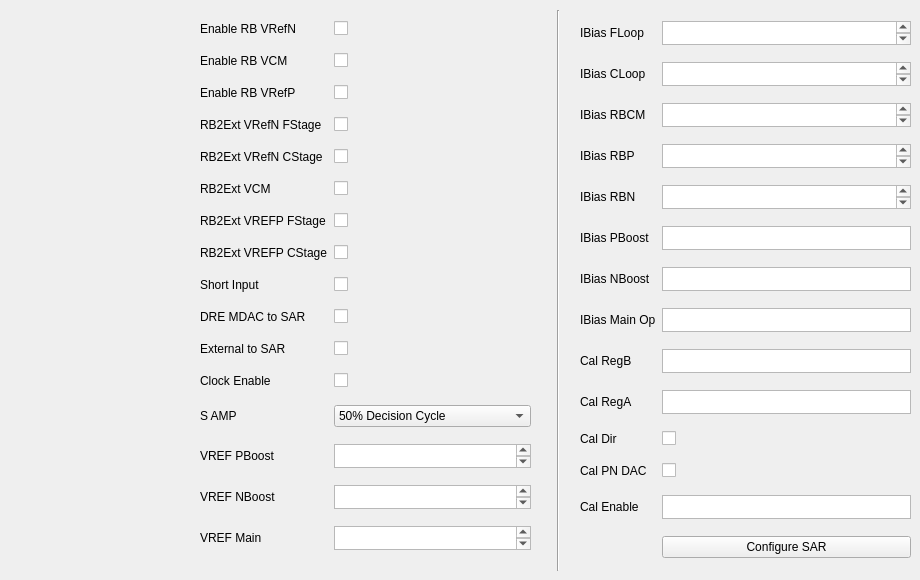
            <widget class="QWidget" name="channel1SARTab_2">
             <attribute name="title">
              <string>SAR</string>
             </attribute>
             <widget class="QWidget" name="gridLayoutWidget_31">
              <property name="geometry">
               <rect>
                <x>200</x>
                <y>10</y>
                <width>331</width>
                <height>561</height>
               </rect>
              </property>
              <layout class="QGridLayout" name="ch2SarGridLayout_5">
               <item row="11" column="0">
                <widget class="QLabel" name="label_75">
                 <property name="maximumSize">
                  <size>
                   <width>16777215</width>
                   <height>20</height>
                  </size>
                 </property>
                 <property name="text">
                  <string>Clock Enable</string>
                 </property>
                </widget>
               </item>
               <item row="13" column="0">
                <widget class="QLabel" name="label_76">
                 <property name="maximumSize">
                  <size>
                   <width>16777215</width>
                   <height>20</height>
                  </size>
                 </property>
                 <property name="text">
                  <string>VREF PBoost</string>
                 </property>
                </widget>
               </item>
               <item row="10" column="0">
                <widget class="QLabel" name="label_77">
                 <property name="maximumSize">
                  <size>
                   <width>16777215</width>
                   <height>20</height>
                  </size>
                 </property>
                 <property name="text">
                  <string>External to SAR</string>
                 </property>
                </widget>
               </item>
               <item row="9" column="1">
                <widget class="QCheckBox" name="coluta13ch2DREMDACToSARBox">
                 <property name="text">
                  <string/>
                 </property>
                </widget>
               </item>
               <item row="4" column="1">
                <widget class="QCheckBox" name="coluta13ch2RB2EXTVREFNCStageBox">
                 <property name="text">
                  <string/>
                 </property>
                </widget>
               </item>
               <item row="0" column="1">
                <widget class="QCheckBox" name="coluta13ch2ENRBVREFNBox">
                 <property name="text">
                  <string/>
                 </property>
                </widget>
               </item>
               <item row="0" column="0">
                <widget class="QLabel" name="coluta13ch2DATATXDriveStrength_6">
                 <property name="text">
                  <string>Enable RB VRefN</string>
                 </property>
                </widget>
               </item>
               <item row="3" column="1">
                <widget class="QCheckBox" name="coluta13ch2RB2EXTVREFNFStageBox">
                 <property name="text">
                  <string/>
                 </property>
                </widget>
               </item>
               <item row="3" column="0">
                <widget class="QLabel" name="RB2Ext_3">
                 <property name="text">
                  <string>RB2Ext VRefN FStage</string>
                 </property>
                </widget>
               </item>
               <item row="2" column="0">
                <widget class="QLabel" name="coluta13ch2DATAMUXSelect_5">
                 <property name="text">
                  <string>Enable RB VRefP</string>
                 </property>
                </widget>
               </item>
               <item row="6" column="0">
                <widget class="QLabel" name="label_138">
                 <property name="maximumSize">
                  <size>
                   <width>16777215</width>
                   <height>20</height>
                  </size>
                 </property>
                 <property name="text">
                  <string>RB2Ext VREFP FStage</string>
                 </property>
                </widget>
               </item>
               <item row="5" column="0">
                <widget class="QLabel" name="label_139">
                 <property name="maximumSize">
                  <size>
                   <width>16777215</width>
                   <height>20</height>
                  </size>
                 </property>
                 <property name="text">
                  <string>RB2Ext VCM</string>
                 </property>
                </widget>
               </item>
               <item row="5" column="1">
                <widget class="QCheckBox" name="coluta13ch2RB2EXTVCMBox">
                 <property name="text">
                  <string/>
                 </property>
                </widget>
               </item>
               <item row="15" column="0">
                <widget class="QLabel" name="label_78">
                 <property name="maximumSize">
                  <size>
                   <width>16777215</width>
                   <height>20</height>
                  </size>
                 </property>
                 <property name="text">
                  <string>VREF Main</string>
                 </property>
                </widget>
               </item>
               <item row="14" column="0">
                <widget class="QLabel" name="label_79">
                 <property name="maximumSize">
                  <size>
                   <width>16777215</width>
                   <height>20</height>
                  </size>
                 </property>
                 <property name="text">
                  <string>VREF NBoost</string>
                 </property>
                </widget>
               </item>
               <item row="4" column="0">
                <widget class="QLabel" name="coluta13ch2Disable_5">
                 <property name="text">
                  <string>RB2Ext VRefN CStage</string>
                 </property>
                </widget>
               </item>
               <item row="2" column="1">
                <widget class="QCheckBox" name="coluta13ch2ENRBVREFPBox">
                 <property name="text">
                  <string/>
                 </property>
                </widget>
               </item>
               <item row="9" column="0">
                <widget class="QLabel" name="ch2DecisionWidthLabel_5">
                 <property name="text">
                  <string>DRE MDAC to SAR</string>
                 </property>
                </widget>
               </item>
               <item row="8" column="0">
                <widget class="QLabel" name="ch2CalRegBLabel_5">
                 <property name="text">
                  <string>Short Input</string>
                 </property>
                </widget>
               </item>
               <item row="12" column="0">
                <widget class="QLabel" name="label_80">
                 <property name="maximumSize">
                  <size>
                   <width>16777215</width>
                   <height>20</height>
                  </size>
                 </property>
                 <property name="text">
                  <string>S AMP</string>
                 </property>
                </widget>
               </item>
               <item row="1" column="1">
                <widget class="QCheckBox" name="coluta13ch2ENRBVCMBox">
                 <property name="maximumSize">
                  <size>
                   <width>16777215</width>
                   <height>16777215</height>
                  </size>
                 </property>
                 <property name="text">
                  <string/>
                 </property>
                </widget>
               </item>
               <item row="1" column="0">
                <widget class="QLabel" name="coluta13ch2FRAMETXDriveStrength_5">
                 <property name="text">
                  <string>Enable RB VCM</string>
                 </property>
                </widget>
               </item>
               <item row="10" column="1">
                <widget class="QCheckBox" name="coluta13ch2EXTToSARBox">
                 <property name="text">
                  <string/>
                 </property>
                </widget>
               </item>
               <item row="7" column="0">
                <widget class="QLabel" name="label_140">
                 <property name="maximumSize">
                  <size>
                   <width>16777215</width>
                   <height>20</height>
                  </size>
                 </property>
                 <property name="text">
                  <string>RB2Ext VREFP CStage</string>
                 </property>
                </widget>
               </item>
               <item row="6" column="1">
                <widget class="QCheckBox" name="coluta13ch2RB2EXTVREFPFStageBox">
                 <property name="text">
                  <string/>
                 </property>
                </widget>
               </item>
               <item row="7" column="1">
                <widget class="QCheckBox" name="coluta13ch2RB2EXTVREFPCStageBox">
                 <property name="text">
                  <string/>
                 </property>
                </widget>
               </item>
               <item row="15" column="1">
                <widget class="QPlainTextEdit" name="coluta13ch2VREFMAINBox">
                 <property name="maximumSize">
                  <size>
                   <width>16777215</width>
                   <height>24</height>
                  </size>
                 </property>
                </widget>
               </item>
               <item row="14" column="1">
                <widget class="QPlainTextEdit" name="coluta13ch2VREFNBOOSTBox">
                 <property name="maximumSize">
                  <size>
                   <width>16777215</width>
                   <height>24</height>
                  </size>
                 </property>
                </widget>
               </item>
               <item row="13" column="1">
                <widget class="QPlainTextEdit" name="coluta13ch2VREFPBOOSTBox">
                 <property name="maximumSize">
                  <size>
                   <width>16777215</width>
                   <height>24</height>
                  </size>
                 </property>
                </widget>
               </item>
               <item row="11" column="1">
                <widget class="QCheckBox" name="coluta13ch2SCLKENBox">
                 <property name="text">
                  <string/>
                 </property>
                </widget>
               </item>
               <item row="12" column="1">
                <widget class="QComboBox" name="coluta13ch2SAMPBox">
                 <item>
                  <property name="text">
                   <string>50% Decision Cycle</string>
                  </property>
                 </item>
                 <item>
                  <property name="text">
                   <string>25% Decision Cycle</string>
                  </property>
                 </item>
                </widget>
               </item>
               <item row="8" column="1">
                <widget class="QCheckBox" name="coluta13ch2SHORTINPUTBox">
                 <property name="text">
                  <string/>
                 </property>
                </widget>
               </item>
              </layout>
             </widget>
             <widget class="QWidget" name="gridLayoutWidget_32">
              <property name="geometry">
               <rect>
                <x>580</x>
                <y>10</y>
                <width>331</width>
                <height>561</height>
               </rect>
              </property>
              <layout class="QGridLayout" name="ch2SarGridLayout_6">
               <item row="2" column="0">
                <widget class="QLabel" name="coluta13ch2DATAMUXSelect_6">
                 <property name="text">
                  <string>IBias RBCM</string>
                 </property>
                </widget>
               </item>
               <item row="6" column="0">
                <widget class="QLabel" name="ch2DecisionWidthLabel_6">
                 <property name="text">
                  <string>IBias NBoost</string>
                 </property>
                </widget>
               </item>
               <item row="12" column="1">
                <widget class="QPlainTextEdit" name="coluta13ch2SARCALENBox">
                 <property name="maximumSize">
                  <size>
                   <width>16777215</width>
                   <height>24</height>
                  </size>
                 </property>
                 <property name="verticalScrollBarPolicy">
                  <enum>Qt::ScrollBarAlwaysOff</enum>
                 </property>
                 <property name="horizontalScrollBarPolicy">
                  <enum>Qt::ScrollBarAlwaysOff</enum>
                 </property>
                </widget>
               </item>
               <item row="9" column="1">
                <widget class="QPlainTextEdit" name="coluta13ch2CALREGABox">
                 <property name="maximumSize">
                  <size>
                   <width>16777215</width>
                   <height>24</height>
                  </size>
                 </property>
                 <property name="verticalScrollBarPolicy">
                  <enum>Qt::ScrollBarAlwaysOff</enum>
                 </property>
                 <property name="horizontalScrollBarPolicy">
                  <enum>Qt::ScrollBarAlwaysOff</enum>
                 </property>
                </widget>
               </item>
               <item row="1" column="0">
                <widget class="QLabel" name="coluta13ch2FRAMETXDriveStrength_6">
                 <property name="text">
                  <string>IBias CLoop</string>
                 </property>
                </widget>
               </item>
               <item row="11" column="1">
                <widget class="QCheckBox" name="coluta13ch2CALPNDACBox">
                 <property name="text">
                  <string/>
                 </property>
                </widget>
               </item>
               <item row="8" column="1">
                <widget class="QPlainTextEdit" name="coluta13ch2CALREGBBox">
                 <property name="maximumSize">
                  <size>
                   <width>16777215</width>
                   <height>24</height>
                  </size>
                 </property>
                 <property name="verticalScrollBarPolicy">
                  <enum>Qt::ScrollBarAlwaysOff</enum>
                 </property>
                 <property name="horizontalScrollBarPolicy">
                  <enum>Qt::ScrollBarAlwaysOff</enum>
                 </property>
                </widget>
               </item>
               <item row="6" column="1">
                <widget class="QPlainTextEdit" name="coluta13ch2IBIASNBOOSTBox">
                 <property name="maximumSize">
                  <size>
                   <width>16777215</width>
                   <height>24</height>
                  </size>
                 </property>
                 <property name="verticalScrollBarPolicy">
                  <enum>Qt::ScrollBarAlwaysOff</enum>
                 </property>
                 <property name="horizontalScrollBarPolicy">
                  <enum>Qt::ScrollBarAlwaysOff</enum>
                 </property>
                </widget>
               </item>
               <item row="10" column="0">
                <widget class="QLabel" name="label_81">
                 <property name="maximumSize">
                  <size>
                   <width>16777215</width>
                   <height>20</height>
                  </size>
                 </property>
                 <property name="text">
                  <string>Cal Dir</string>
                 </property>
                </widget>
               </item>
               <item row="10" column="1">
                <widget class="QCheckBox" name="coluta13ch2CALDIRBox">
                 <property name="text">
                  <string/>
                 </property>
                </widget>
               </item>
               <item row="12" column="0">
                <widget class="QLabel" name="label_82">
                 <property name="maximumSize">
                  <size>
                   <width>16777215</width>
                   <height>20</height>
                  </size>
                 </property>
                 <property name="text">
                  <string>Cal Enable</string>
                 </property>
                </widget>
               </item>
               <item row="7" column="0">
                <widget class="QLabel" name="label_83">
                 <property name="maximumSize">
                  <size>
                   <width>16777215</width>
                   <height>20</height>
                  </size>
                 </property>
                 <property name="text">
                  <string>IBias Main Op</string>
                 </property>
                </widget>
               </item>
               <item row="8" column="0">
                <widget class="QLabel" name="label_84">
                 <property name="maximumSize">
                  <size>
                   <width>16777215</width>
                   <height>20</height>
                  </size>
                 </property>
                 <property name="text">
                  <string>Cal RegB</string>
                 </property>
                </widget>
               </item>
               <item row="3" column="0">
                <widget class="QLabel" name="RB2Ext_4">
                 <property name="text">
                  <string>IBias RBP</string>
                 </property>
                </widget>
               </item>
               <item row="11" column="0">
                <widget class="QLabel" name="label_85">
                 <property name="maximumSize">
                  <size>
                   <width>16777215</width>
                   <height>20</height>
                  </size>
                 </property>
                 <property name="text">
                  <string>Cal PN DAC</string>
                 </property>
                </widget>
               </item>
               <item row="4" column="0">
                <widget class="QLabel" name="coluta13ch2Disable_6">
                 <property name="text">
                  <string>IBias RBN</string>
                 </property>
                </widget>
               </item>
               <item row="7" column="1">
                <widget class="QPlainTextEdit" name="coluta13ch2IBIASMAINOPBox">
                 <property name="maximumSize">
                  <size>
                   <width>16777215</width>
                   <height>24</height>
                  </size>
                 </property>
                 <property name="verticalScrollBarPolicy">
                  <enum>Qt::ScrollBarAlwaysOff</enum>
                 </property>
                 <property name="horizontalScrollBarPolicy">
                  <enum>Qt::ScrollBarAlwaysOff</enum>
                 </property>
                </widget>
               </item>
               <item row="0" column="0">
                <widget class="QLabel" name="coluta13ch2DATATXDriveStrength_7">
                 <property name="maximumSize">
                  <size>
                   <width>16777215</width>
                   <height>20</height>
                  </size>
                 </property>
                 <property name="text">
                  <string>IBias FLoop</string>
                 </property>
                </widget>
               </item>
               <item row="5" column="0">
                <widget class="QLabel" name="ch2CalRegBLabel_6">
                 <property name="text">
                  <string>IBias PBoost</string>
                 </property>
                </widget>
               </item>
               <item row="9" column="0">
                <widget class="QLabel" name="label_86">
                 <property name="maximumSize">
                  <size>
                   <width>16777215</width>
                   <height>20</height>
                  </size>
                 </property>
                 <property name="text">
                  <string>Cal RegA</string>
                 </property>
                </widget>
               </item>
               <item row="5" column="1">
                <widget class="QPlainTextEdit" name="coluta13ch2IBIASPBOOSTBox">
                 <property name="maximumSize">
                  <size>
                   <width>16777215</width>
                   <height>24</height>
                  </size>
                 </property>
                 <property name="verticalScrollBarPolicy">
                  <enum>Qt::ScrollBarAlwaysOff</enum>
                 </property>
                 <property name="horizontalScrollBarPolicy">
                  <enum>Qt::ScrollBarAlwaysOff</enum>
                 </property>
                </widget>
               </item>
               <item row="0" column="1">
                <widget class="QPlainTextEdit" name="coluta13ch2IBIASFLOOPBox">
                 <property name="maximumSize">
                  <size>
                   <width>16777215</width>
                   <height>24</height>
                  </size>
                 </property>
                </widget>
               </item>
               <item row="1" column="1">
                <widget class="QPlainTextEdit" name="coluta13ch2IBIASCLOOPBox">
                 <property name="maximumSize">
                  <size>
                   <width>16777215</width>
                   <height>24</height>
                  </size>
                 </property>
                </widget>
               </item>
               <item row="2" column="1">
                <widget class="QPlainTextEdit" name="coluta13ch2IBIASRBCMBox">
                 <property name="maximumSize">
                  <size>
                   <width>16777215</width>
                   <height>24</height>
                  </size>
                 </property>
                </widget>
               </item>
               <item row="3" column="1">
                <widget class="QPlainTextEdit" name="coluta13ch2IBIASRBPBox">
                 <property name="maximumSize">
                  <size>
                   <width>16777215</width>
                   <height>24</height>
                  </size>
                 </property>
                </widget>
               </item>
               <item row="4" column="1">
                <widget class="QPlainTextEdit" name="coluta13ch2IBIASRBNBox">
                 <property name="maximumSize">
                  <size>
                   <width>16777215</width>
                   <height>24</height>
                  </size>
                 </property>
                </widget>
               </item>
               <item row="14" column="1">
                <widget class="QPushButton" name="coluta13ch2ConfigureButton_4">
                 <property name="text">
                  <string>Configure SAR</string>
                 </property>
                </widget>
               </item>
              </layout>
             </widget>
             <widget class="Line" name="line_5">
              <property name="geometry">
               <rect>
                <x>550</x>
                <y>10</y>
                <width>16</width>
                <height>561</height>
               </rect>
              </property>
              <property name="orientation">
               <enum>Qt::Vertical</enum>
              </property>
             </widget>
            </widget>
